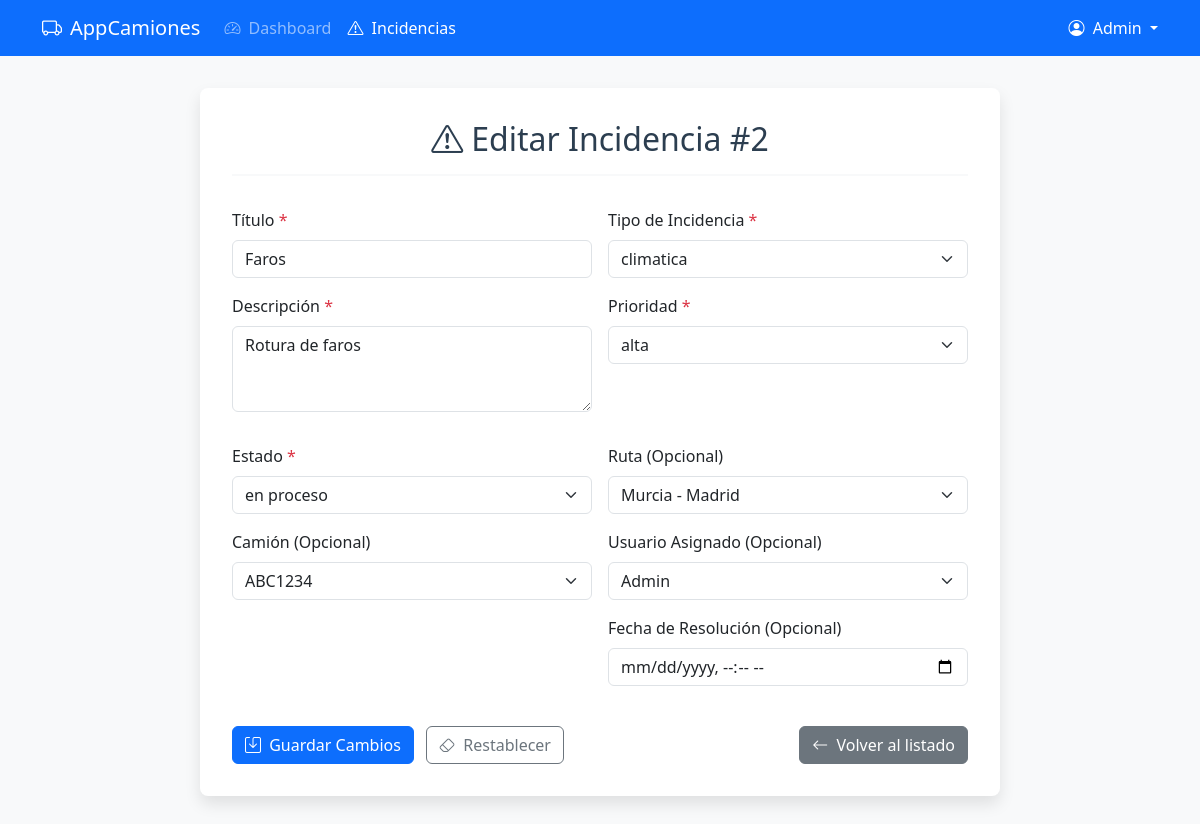
The app's page /views/incidencias/edit.php?id=2 (signed in) with its own data.
### tables this page shows
CREATE TABLE `incidencias` (
  `id_incidencia` int(11) NOT NULL,
  `titulo` varchar(100) NOT NULL,
  `descripcion` text NOT NULL,
  `id_tipo_incidencia` int(11) NOT NULL,
  `id_prioridad` int(11) NOT NULL DEFAULT 2,
  `id_estado_incidencia` int(11) NOT NULL DEFAULT 1,
  `id_camion` int(11) DEFAULT NULL,
  `id_ruta` int(11) DEFAULT NULL,
  `id_usuario_reporta` int(11) NOT NULL,
  `id_usuario_asignado` int(11) DEFAULT NULL,
  `fecha_reporte` datetime DEFAULT current_timestamp(),
  `fecha_resolucion` datetime DEFAULT NULL
);

CREATE TABLE `tipos_incidencia` (
  `id_tipo_incidencia` int(11) NOT NULL,
  `nombre` varchar(50) NOT NULL,
  `descripcion` varchar(255) DEFAULT NULL
);

CREATE TABLE `niveles_prioridad` (
  `id_prioridad` int(11) NOT NULL,
  `nombre` varchar(50) NOT NULL,
  `descripcion` varchar(255) DEFAULT NULL
);

CREATE TABLE `estados_incidencia` (
  `id_estado_incidencia` int(11) NOT NULL,
  `nombre` varchar(50) NOT NULL,
  `descripcion` varchar(255) DEFAULT NULL
);

CREATE TABLE `camiones` (
  `id_camion` int(11) NOT NULL,
  `matricula` varchar(20) NOT NULL,
  `marca` varchar(50) NOT NULL,
  `modelo` varchar(50) NOT NULL,
  `capacidad` decimal(10,2) NOT NULL COMMENT 'en toneladas',
  `id_estado_camion` int(11) NOT NULL,
  `fecha_adquisicion` date NOT NULL,
  `ultima_revision` date DEFAULT NULL,
  `id_usuario_responsable` int(11) DEFAULT NULL,
  `fecha_registro` datetime DEFAULT current_timestamp()
);

CREATE TABLE `rutas` (
  `id_ruta` int(11) NOT NULL,
  `origen` varchar(100) NOT NULL,
  `destino` varchar(100) NOT NULL,
  `distancia` decimal(10,2) NOT NULL COMMENT 'en kilómetros',
  `tiempo_estimado` time NOT NULL,
  `id_dificultad` int(11) NOT NULL,
  `id_estado_ruta` int(11) NOT NULL,
  `fecha_registro` datetime DEFAULT current_timestamp()
);

CREATE TABLE `usuarios` (
  `id_usuario` int(11) NOT NULL,
  `nombre` varchar(100) NOT NULL,
  `email` varchar(100) NOT NULL,
  `password` varchar(255) NOT NULL,
  `id_rol` int(11) NOT NULL,
  `telefono` varchar(20) DEFAULT NULL,
  `fecha_contratacion` date DEFAULT NULL,
  `fecha_registro` datetime DEFAULT current_timestamp()
);

### views/incidencias/edit.php (the view, shortened to what the rows shown need)
<?php
require_once __DIR__ . '/../../controllers/IncidenciaController.php';
$controller = new IncidenciaController();
$data = $controller->handleEditRequest();
$incidencia = $data['incidencia'];
$tiposIncidencia = $data['tiposIncidencia'];
$prioridades = $data['prioridades'];
$estados = $data['estados'];
$camiones = $data['camiones'];
$rutas = $data['rutas'];
$usuarios = $data['usuarios'];
?>
<!DOCTYPE html>
<html lang="es">
<head>
    <link href="https://cdn.jsdelivr.net/npm/bootstrap@5.3.0/dist/css/bootstrap.min.css" rel="stylesheet">
    <link href="https://cdn.jsdelivr.net/npm/bootstrap-icons@1.10.0/font/bootstrap-icons.css" rel="stylesheet">
</head>
<body>
    <main class="main-content">
        <div class="container">
            <div class="form-container">
                <h2 class="form-title text-center"><i class="bi bi-exclamation-triangle me-2"></i>Editar Incidencia #<?php echo htmlspecialchars($incidencia['id_incidencia']); ?></h2>
                <form method="POST" action="<?php echo BASE_URL . '/views/incidencias/edit.php?action=editar&id=' . $incidencia['id_incidencia']; ?>" id="incidenciaForm">
                    <div class="row g-3">
                        <div class="col-md-6">
                            <div class="mb-3">
                                <label for="titulo" class="form-label required-field">Título</label>
                                <input type="text" class="form-control" id="titulo" name="titulo" required
                                    value="<?php echo htmlspecialchars($incidencia['titulo']); ?>">
                            </div>
                            <div class="mb-3">
                                <label for="descripcion" class="form-label required-field">Descripción</label>
                                <textarea class="form-control" id="descripcion" name="descripcion" rows="3" required><?php echo htmlspecialchars($incidencia['descripcion']); ?></textarea>
                            </div>
                        </div>
                        <div class="col-md-6">
                            <div class="mb-3">
                                <label for="tipo_incidencia" class="form-label required-field">Tipo de Incidencia</label>
                                <select class="form-select" id="tipo_incidencia" name="id_tipo_incidencia" required>
                                    <?php foreach ($tiposIncidencia as $tipo): ?>
                                        <option value="<?php echo $tipo['id_tipo_incidencia']; ?>"
                                            <?php echo ($incidencia['id_tipo_incidencia'] == $tipo['id_tipo_incidencia']) ? 'selected' : ''; ?>>
                                            <?php echo htmlspecialchars($tipo['nombre']); ?>
                                        </option>
                                    <?php endforeach; ?>
                                </select>
                            </div>
                            <div class="mb-3">
                                <label for="prioridad" class="form-label required-field">Prioridad</label>
                                <select class="form-select" id="prioridad" name="id_prioridad" required>
                                    <?php foreach ($prioridades as $prioridad): ?>
                                        <option value="<?php echo $prioridad['id_prioridad']; ?>"
                                            <?php echo ($incidencia['id_prioridad'] == $prioridad['id_prioridad']) ? 'selected' : ''; ?>>
                                            <?php echo htmlspecialchars($prioridad['nombre']); ?>
                                        </option>
                                    <?php endforeach; ?>
                                </select>
                            </div>
                        </div>
                        <div class="col-md-6">
                            <div class="mb-3">
                                <label for="estado" class="form-label required-field">Estado</label>
                                <select class="form-select" id="estado" name="id_estado_incidencia" required>
                                    <?php foreach ($estados as $estado): ?>
                                        <option value="<?php echo $estado['id_estado_incidencia']; ?>"
                                            <?php echo ($incidencia['id_estado_incidencia'] == $estado['id_estado_incidencia']) ? 'selected' : ''; ?>>
                                            <?php echo htmlspecialchars($estado['nombre']); ?>
                                        </option>
                                    <?php endforeach; ?>
                                </select>
                            </div>
                            <div class="mb-3">
                                <label for="camion" class="form-label">Camión (Opcional)</label>
                                <select class="form-select" id="camion" name="id_camion">
                                    <?php foreach ($camiones as $camion): ?>
                                        <option value="<?php echo $camion['id_camion']; ?>"
                                            <?php echo ($incidencia['id_camion'] == $camion['id_camion']) ? 'selected' : ''; ?>>
                                            <?php echo htmlspecialchars($camion['matricula']); ?>
                                        </option>
                                    <?php endforeach; ?>
                                </select>
                            </div>
                        </div>
                        <div class="col-md-6">
                            <div class="mb-3">
                                <label for="ruta" class="form-label">Ruta (Opcional)</label>
                                <select class="form-select" id="ruta" name="id_ruta">
                                    <?php foreach ($rutas as $ruta): ?>
                                        <option value="<?php echo $ruta['id_ruta']; ?>"
                                            <?php echo ($incidencia['id_ruta'] == $ruta['id_ruta']) ? 'selected' : ''; ?>>
                                            <?php echo htmlspecialchars($ruta['origen'] . ' - ' . $ruta['destino']); ?>
                                        </option>
                                    <?php endforeach; ?>
                                </select>
                            </div>
                            <div class="mb-3">
                                <label for="usuario_asignado" class="form-label">Usuario Asignado (Opcional)</label>
                                <select class="form-select" id="usuario_asignado" name="id_usuario_asignado">
                                    <?php foreach ($usuarios as $usuario): ?>
                                        <option value="<?php echo $usuario['id_usuario']; ?>"
                                            <?php echo ($incidencia['id_usuario_asignado'] == $usuario['id_usuario']) ? 'selected' : ''; ?>>
                                            <?php echo htmlspecialchars($usuario['nombre']); ?>
                                        </option>
                                    <?php endforeach; ?>
                                </select>
                            </div>
                            <div class="mb-3">
                                <label for="fecha_resolucion" class="form-label">Fecha de Resolución (Opcional)</label>
                                <input type="datetime-local" class="form-control" id="fecha_resolucion" name="fecha_resolucion"
                                    value="<?php echo $incidencia['fecha_resolucion'] ? date('Y-m-d\TH:i', strtotime($incidencia['fecha_resolucion'])) : ''; ?>">
                            </div>
                        </div>
                    </div>
                    <div class="d-flex justify-content-between mt-4">
                    </div>
                </form>
            </div>
        </div>
    </main>
</body>
</html>

### records on screen
incidencias: id_incidencia "2", titulo "Faros", descripcion "Rotura de faros", id_tipo_incidencia "climatica", id_prioridad "alta", id_estado_incidencia "en proceso", id_camion "ABC1234", id_ruta "Murcia - Madrid", id_usuario_asignado "Admin"

### other values on screen
$_SESSION['user']['nombre'] "Admin"
